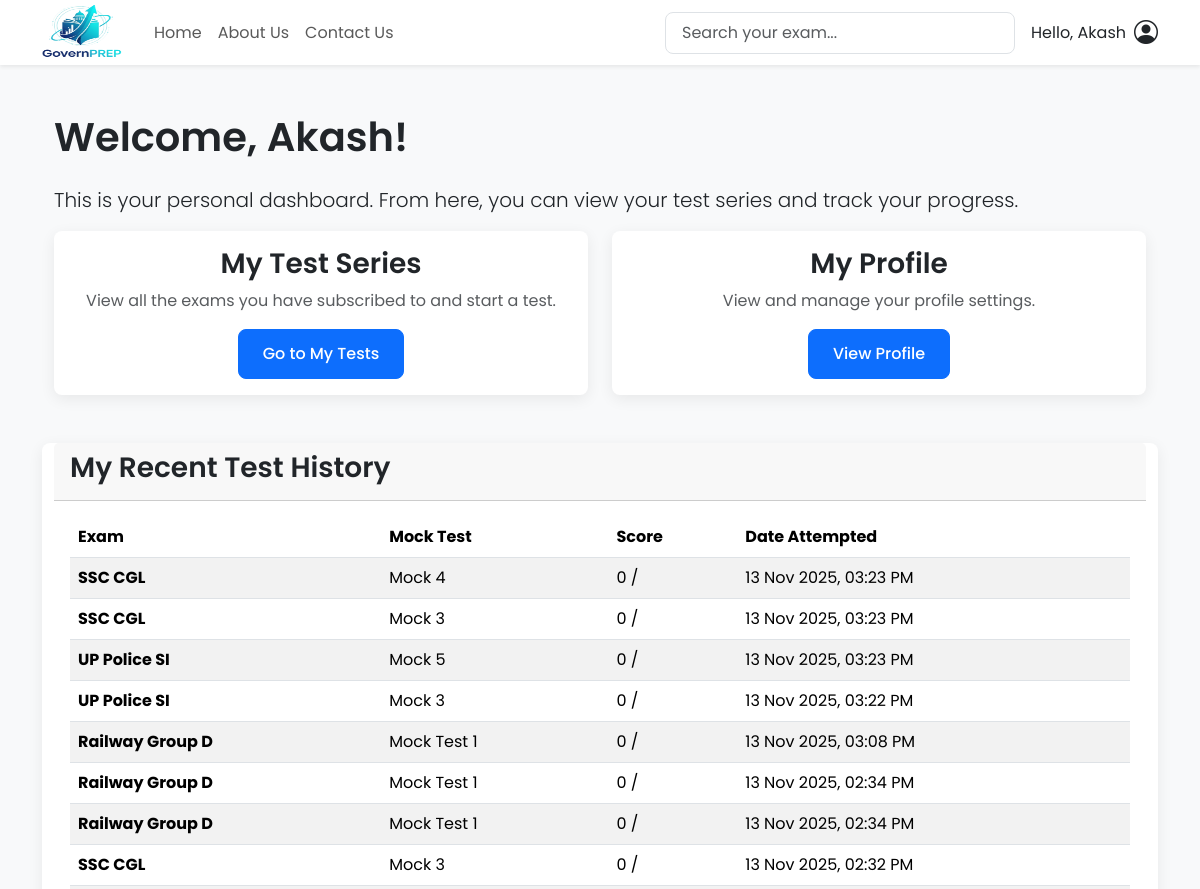
Before: /accounts/dashboard/ (signed in, upper part) with the older database file.
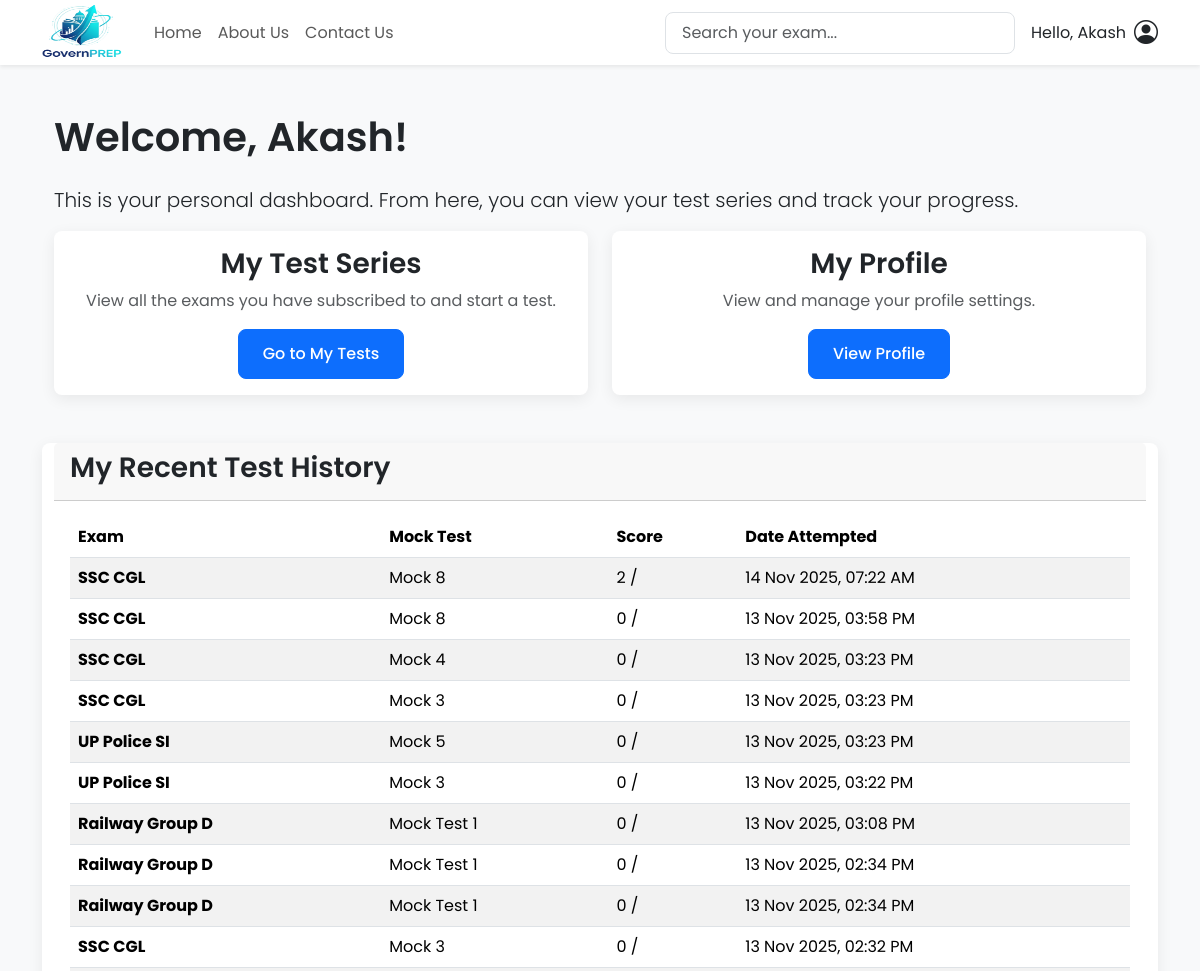
After: the same page with the newer database file.
### tests/models.py (models this page shows, shortened)
class TestResult(models.Model):
    user = models.ForeignKey(User, on_delete=models.CASCADE)
    mock_test = models.ForeignKey(MockTest, on_delete=models.CASCADE)
    score = models.DecimalField(max_digits=10, decimal_places=2, default=0.0)
    total_marks = models.IntegerField()
    total_correct = models.IntegerField(default=0)
    total_incorrect = models.IntegerField(default=0)
    total_unanswered = models.IntegerField(default=0)
    timestamp = models.DateTimeField(auto_now_add=True)
    question_ids = models.JSONField(default=list) # Yeh field waisa hi hai

class MockTest(models.Model):
    exam = models.ForeignKey(Exam, on_delete=models.CASCADE, related_name='mocktests')
    title = models.CharField(max_length=200)
    number_of_questions = models.IntegerField(default=100)
    duration_minutes = models.IntegerField(default=60)
    total_marks = models.IntegerField(default=100)
    negative_marks_per_question = models.DecimalField(max_digits=5, decimal_places=2, default=Decimal('0.25'))
    questions = models.ManyToManyField(Question, blank=True, related_name='mock_tests')

### exams/models.py (models this page shows, shortened)
class Exam(models.Model):
    category = models.ForeignKey(ExamCategory, on_delete=models.CASCADE, related_name='exams', null=True)
    title = models.CharField(max_length=200)
    description = models.TextField()
    logo_url = models.CharField(max_length=200, blank=True, null=True)
    subscribers = models.ManyToManyField(User, related_name='subscribed_exams', blank=True)

### users/views.py (the view)
# urls.py: path('dashboard/', views.dashboard_view, name='dashboard'),
@login_required
def dashboard_view(request):
    results = TestResult.objects.filter(user=request.user).order_by('-timestamp')
    context = {
        'results': results
    }
    return render(request, 'users/dashboard.html', context)

### templates/users/dashboard.html (shortened to what this page needs)
{% extends 'base.html' %}
{% block content %}
<div class="container">
    <h1 class="my-4">Welcome, {{ user.username }}!</h1>
    <p class="lead">This is your personal dashboard. From here, you can view your test series and track your progress.</p>
    <div class="row">
        <div class="col-md-6 mb-4">
            <div class="card h-100">
                <div class="card-body d-flex flex-column justify-content-center text-center">
                    <h3 class="card-title">My Test Series</h3>
                    <p class="text-muted">View all the exams you have subscribed to and start a test.</p>
                    <div class="mt-auto">
                        <a href="{% url 'test_series:my_tests' %}" class="btn btn-primary">Go to My Tests</a>
                    </div>
                </div>
            </div>
        </div>
<div class="col-md-6 mb-4">
    <div class="card h-100">
        <div class="card-body d-flex flex-column justify-content-center text-center">
            <h3 class="card-title">My Profile</h3>
            <p class="text-muted">View and manage your profile settings.</p>
            <div class="mt-auto">
                <a href="{% url 'users:profile' %}" class="btn btn-primary">View Profile</a>
            </div>
        </div>
    </div>
</div>
    <div class="card mt-4">
        <div class="card-header">
            <h3>My Recent Test History</h3>
        </div>
        <div class="card-body">
            {% if results %}
            <div class="table-responsive">
                <table class="table table-striped table-hover">
                    <thead>
                        <tr>
                            <th>Exam </th>
                            <th>Mock Test </th>
                            <th>Score</th>
                            <th>Date Attempted</th>
                        </tr>
                    </thead>
                    <tbody>
                        {% for result in results %}
                        <tr>
                            <td><strong>{{ result.mock_test.exam.title }}</strong></td>
                            <td>{{ result.mock_test.title }}</td>
                            <td>{{ result.score|floatformat:0 }} / {{ result.total }}</td>
                            <td>{{ result.timestamp|date:"d M Y, h:i A" }}</td>
                        </tr>
                        {% endfor %}
                    </tbody>
                </table>
            </div>
            {% else %}
            <p>You haven't attempted any tests yet.</p>
            {% endif %}
        </div>
    </div>
</div>
{% endblock %}

Changed rows visible on the page:
added TestResult: mock_test.exam "SSC CGL", mock_test "Mock 8", score "2", timestamp "14 Nov 2025, 07:22 AM"
added TestResult: mock_test.exam "SSC CGL", mock_test "Mock 8", score "0", timestamp "13 Nov 2025, 03:58 PM"
